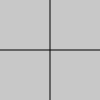
Frame 1 (no input)
Frame 60 (no input): identical to frame 1, image omitted
Frame 120 (the mouse pressed at the canvas centre since frame 60): identical to frame 1, image omitted

The p5.js sketch that drew this single still picture (run headless with seeded random() and noise() and a simulated clock; from frame 60 on, the mouse is pressed at the canvas centre):

// p5.js sketch
// ── sketch.js
function setup() {
  createCanvas(100, 100);

  describe('A gray square divided into quadrants. The cursor image changes when the mouse moves to each quadrant.');
}

function draw() {
  background(200);

  // Divide the canvas into quadrants.
  line(50, 0, 50, 100);
  line(0, 50, 100, 50);

  // Change cursor based on mouse position.
  if (mouseX < 50 && mouseY < 50) {
    cursor(CROSS);
  } else if (mouseX > 50 && mouseY < 50) {
    cursor('progress');
  } else if (mouseX > 50 && mouseY > 50) {
    cursor('https://avatars0.githubusercontent.com/u/1617169?s=16');
  } else {
    cursor('grab');
  }
}
